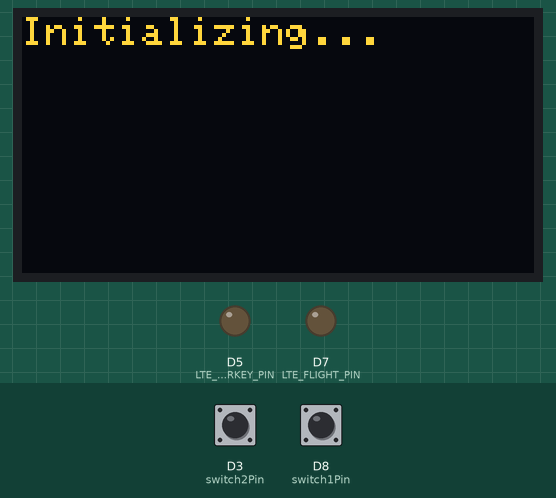
A sketch run on a simulated Arduino Zero (SAMD21). On the bench: 128×64 one-colour display, output pins drawn as LEDs (lit = HIGH). The inputs (shaded band) are chosen by the test bench; at power-on: D3 (switch2Pin) HIGH, D8 (switch1Pin) HIGH. The OLED is the two-colour kind (top 16 rows yellow); random numbers use the default seed unless the sketch sets one; no MQTT or app messages arrive unless stated; the modem accepts every AT command (registered, SIM ready, sends succeed) and sends nothing else; what the sketch prints to the serial monitor is not drawn.

Above: at 2.2 s.
At 13.2 s:
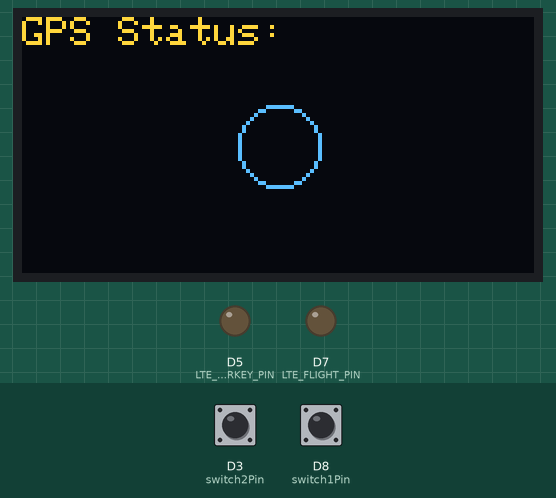
13.3 s: D3 (switch2Pin) pulled LOW for 3.2 s
At 14.6 s:
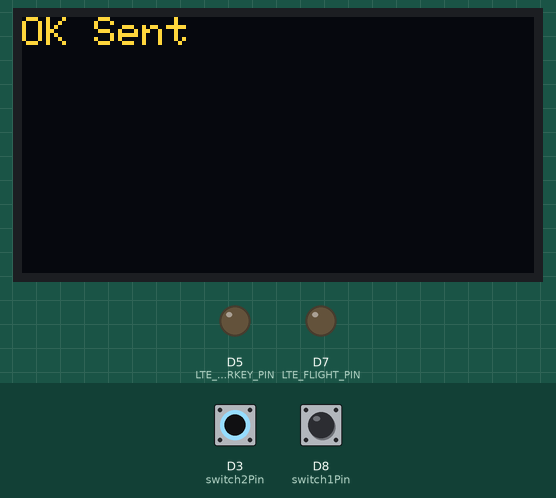
18.6 s: D8 (switch1Pin) pulled LOW for 3.2 s
At 22.4 s:
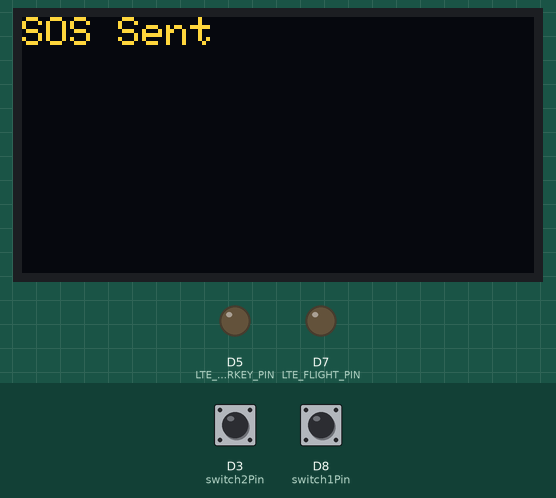
24.7 s: D8 (switch1Pin) pulled LOW for 0.15 s
Timing chart, 0 to 27.7 s (numbered marks = the images above; inputs shaded):
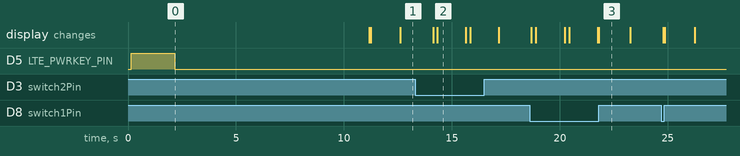

The sketch:

MQTT_display_19DEC.ino
```cpp
#define TINY_GSM_MODEM_SIM7600
#define DEBUG false
#include <Adafruit_GFX.h>
#include <Adafruit_SSD1306.h>

#define SCREEN_WIDTH 128
#define SCREEN_HEIGHT 64
#define OLED_MOSI 9
#define OLED_CLK 10
#define OLED_DC 11
#define OLED_CS 12
#define OLED_RESET 13

Adafruit_SSD1306 display(SCREEN_WIDTH, SCREEN_HEIGHT, OLED_MOSI, OLED_CLK, OLED_DC, OLED_RESET, OLED_CS);

// Function to display a message on the OLED
#define GPS_CHECK_INTERVAL 1000 // Check GPS status every 1000 ms

#include <PubSubClient.h>
#include <TinyGsmClient.h>

// LTE Modem pins
#define LTE_PWRKEY_PIN 5
#define LTE_RESET_PIN 6
#define LTE_FLIGHT_PIN 7

// Switch pins
const int switch1Pin = 8;
const int switch2Pin = 3;

// Flags for button presses
volatile bool sosPressed = false;
volatile bool okPressed = false;
volatile bool sendingMessage = false;

// APN and MQTT credentials
const char apn[] = "airtelgprs.com";
const char broker[] = "34.100.196.132";
const int brokerPort = 1883;

const char topicTracking[] = "sim7600/nmea";
const char topicSOS[] = "sim7600/sos";
const char topicOK[] = "sim7600/ok";

// Intervals and timeouts
const unsigned long TRACK_SEND_INTERVAL = 1500;    // 1.5 seconds
const unsigned long MQTT_RETRY_INTERVAL = 8000;    // 8 seconds
const unsigned long GPRS_RETRY_INTERVAL = 10000;   // 10 seconds
const int MAX_MQTT_ATTEMPTS = 5;
const int MAX_GPRS_ATTEMPTS = 3;

// Timing variables
unsigned long lastTrackSendTime = 0;
unsigned long lastMqttRetryTime = 0;
unsigned long lastGprsRetryTime = 0;
unsigned long lastDebounceTime1 = 0;
unsigned long lastDebounceTime2 = 0;
const unsigned long debounceDelay = 50;

// Connection state tracking
bool isConnecting = false;

// GSM and MQTT clients
TinyGsm modem(Serial1);
TinyGsmClient gsmClient(modem);
PubSubClient mqttClient(gsmClient);

bool gpsConnected = false; // Simulated GPS connection status
unsigned long previousMillis = 0;
bool blinkState = false;

void displayMessage(const String &message) {
    display.clearDisplay();
    display.setTextSize(1);
    display.setTextColor(SSD1306_WHITE);
    display.setCursor(0, 0);
    display.println(message);
    display.display();
}

String extractNMEA(String response) {
    int start = response.indexOf("+CGPSINFO: ");
    if (start != -1) {
        start += 11;
        int end = response.indexOf("OK", start);
        if (end != -1 && end > start) {
            String nmea = response.substring(start, end);
            nmea.trim();
            return nmea;
        }
    }
    return "";
}

String sendData(String command, const int timeout, boolean debug = false) {
    String response = "";
    Serial1.println(command);

    long int startTime = millis();
    while (millis() - startTime < timeout) {
        while (Serial1.available()) {
            char c = Serial1.read();
            response += c;
        }
    }

    if (debug) {
        SerialUSB.print(command);
        SerialUSB.print(" Response: ");
        SerialUSB.println(response);
    }

    return response;
}
bool setupGPRS() {
    int attempts = 0;
    unsigned long retryInterval = GPRS_RETRY_INTERVAL;

    while (attempts < MAX_GPRS_ATTEMPTS) {
        SerialUSB.print("GPRS connection attempt ");
        SerialUSB.println(attempts + 1);

        if (modem.isGprsConnected()) {
            SerialUSB.println("GPRS already connected");
            return true;
        }

        if (modem.gprsConnect(apn, "", "")) {
            SerialUSB.println("GPRS connected successfully");
            return true;
        }

        attempts++;
        SerialUSB.println("GPRS connection failed, retrying...");
        delay(retryInterval);

        retryInterval += 2000; // Increment retry interval dynamically
    }

    SerialUSB.println("GPRS connection failed after maximum attempts");
    return false;
}

bool connectMQTT() {
    if (mqttClient.connected()) {
        return true;
    }

    if (!modem.isGprsConnected()) {
        SerialUSB.println("GPRS not connected, attempting to reconnect...");
        if (!setupGPRS()) {
            return false;
        }
    }

    String clientId = "TrackingClient-";
    clientId += String(random(0xffff), HEX);

    SerialUSB.print("Attempting MQTT connection with client ID: ");
    SerialUSB.println(clientId);

    if (mqttClient.connect(clientId.c_str())) {
        SerialUSB.println("Connected to MQTT broker");
        return true;
    }

    SerialUSB.print("MQTT connection failed, rc=");
    SerialUSB.println(mqttClient.state());
    return false;
}

void maintainConnection() {
    static int mqttAttempts = 0;
    unsigned long currentTime = millis();

    if (!mqttClient.connected() && !isConnecting) {
        if (currentTime - lastMqttRetryTime >= MQTT_RETRY_INTERVAL) {
            isConnecting = true;

            SerialUSB.print("Connection attempt ");
            SerialUSB.println(mqttAttempts + 1);

            if (connectMQTT()) {
                mqttAttempts = 0;
                isConnecting = false;
            } else {
                mqttAttempts++;
                if (mqttAttempts >= MAX_MQTT_ATTEMPTS) {
                    SerialUSB.println("Maximum MQTT connection attempts reached");
                    SerialUSB.println("Resetting modem...");
                    mqttAttempts = 0;
                    initModem();
                }
            }

            lastMqttRetryTime = currentTime;
            isConnecting = false;
        }
    } else if (mqttClient.connected()) {
        mqttAttempts = 0;
    }
}

void publishMessage(const char* topic, const String& payload) {
    if (!mqttClient.connected()) {
        SerialUSB.println("MQTT not connected. Attempting to reconnect...");
        maintainConnection();
    }

    if (mqttClient.connected() && mqttClient.publish(topic, payload.c_str())) {
        SerialUSB.println(String("Message published to ") + topic + ": " + payload);
    } else {
        SerialUSB.println(String("Failed to publish message to ") + topic);
    }
}

void handleSosMessage() {
    sendingMessage = true;
    sosPressed = false;
    displayMessage("Sending SOS...");
    SerialUSB.println("Sending SOS message...");
    String payload = "{\"carId\":1, \"message\": \"SOS\"}";

    for (int attempt = 0; attempt < 25; attempt++) {
        if (mqttClient.connected() || connectMQTT()) {
            publishMessage(topicSOS, payload);
             displayMessage("SOS Sent");
            SerialUSB.println("SOS sent successfully.");
            break;
        }
        delay(200);
    }

    sendingMessage = false;
}

void handleOkMessage() {
    sendingMessage = true;
    okPressed = false;
    displayMessage("Sending OK...");
    SerialUSB.println("Sending OK message...");
    String payload = "{\"carId\":1, \"message\": \"OK\"}";

    for (int attempt = 0; attempt < 25; attempt++) {
        if (mqttClient.connected() || connectMQTT()) {
            publishMessage(topicOK, payload);
            displayMessage("OK Sent");
            SerialUSB.println("OK sent successfully.");
            break;
        }
        delay(200);
    }

    sendingMessage = false;
}

void sendTrackData() {
    if (sendingMessage) return;

    String gpsInfo = sendData("AT+CGPSINFO", 1300, DEBUG);
    String nmeaSentence = extractNMEA(gpsInfo);
    SerialUSB.println(nmeaSentence + " nmea");

    if (nmeaSentence.length() > 8) {
        SerialUSB.println("Publishing Track data to MQTT");
        String payload = "{\"nmea\": \"" + nmeaSentence + "\",\"carId\":1}";
        publishMessage(topicTracking, payload);
    }
}

void initModem() {
    SerialUSB.println("Initializing modem...");
    modem.restart();
    delay(3000);

    if (setupGPRS()) {
        SerialUSB.println("Modem initialized successfully");
    } else {
        SerialUSB.println("Modem initialization failed");
    }

    SerialUSB.println("Enabling GPS...");
    sendData("AT+CGPS=0", 3000, DEBUG);
    sendData("AT+CGPS=1", 3000, DEBUG);
}

void setup() {
    SerialUSB.begin(115200);
    Serial1.begin(115200);
    randomSeed(analogRead(0));
if (!display.begin(SSD1306_SWITCHCAPVCC, OLED_CS)) {
        SerialUSB.println(F("OLED initialization failed"));
        while (true);
    }
    displayMessage("Initializing...");

    pinMode(LTE_RESET_PIN, OUTPUT);
    digitalWrite(LTE_RESET_PIN, LOW);

    pinMode(LTE_PWRKEY_PIN, OUTPUT);
    digitalWrite(LTE_PWRKEY_PIN, LOW);
    delay(100);
    digitalWrite(LTE_PWRKEY_PIN, HIGH);
    delay(2000);
    digitalWrite(LTE_PWRKEY_PIN, LOW);

    pinMode(LTE_FLIGHT_PIN, OUTPUT);
    digitalWrite(LTE_FLIGHT_PIN, LOW);

    pinMode(switch1Pin, INPUT_PULLUP);
    pinMode(switch2Pin, INPUT_PULLUP);

    while (!SerialUSB) {
        delay(10);
    }

    initModem();
    mqttClient.setServer(broker, brokerPort);
     display.clearDisplay();
    display.display();

    // Initial display message
    display.setTextSize(1);
    display.setTextColor(SSD1306_WHITE);
    display.setCursor(0, 0);
    display.println("GPS Status:");
    display.display();
        displayMessage("Setup complete");
}

void loop() {
    maintainConnection();
    mqttClient.loop();

    if (digitalRead(switch1Pin) == LOW) {
        if (millis() - lastDebounceTime1 > debounceDelay) {
            lastDebounceTime1 = millis();
            sosPressed = true;
        }
    }

    if (digitalRead(switch2Pin) == LOW) {
        if (millis() - lastDebounceTime2 > debounceDelay) {
            lastDebounceTime2 = millis();
            okPressed = true;
        }
    }

    if (sosPressed) {
        handleSosMessage();
    }

    if (okPressed) {
        handleOkMessage();
    }

    unsigned long currentTime = millis();
    if (currentTime - lastTrackSendTime >= TRACK_SEND_INTERVAL) {
        lastTrackSendTime = currentTime;
        sendTrackData();
    }
     if (millis() % 5000 < 2500) {
        gpsConnected = true;
    } else {
        gpsConnected = false;
    }

    // Check GPS status and update the display periodically
    unsigned long currentMillis = millis();
    if (currentMillis - previousMillis >= GPS_CHECK_INTERVAL) {
        previousMillis = currentMillis;

        if (gpsConnected) {
            blinkState = !blinkState; // Toggle blink state
        } else {
            blinkState = false; // Static empty circle when disconnected
        }

        updateDisplay();
    }
}


void updateDisplay() {
    display.clearDisplay();

    // Display GPS connection status text
    display.setTextSize(1);
    display.setTextColor(SSD1306_WHITE);
    display.setCursor(0, 0);
    display.println("GPS Status:");

    // Display blinking circle for connected or empty circle for disconnected
    if (gpsConnected) {
        display.fillCircle(64, 32, 10, SSD1306_WHITE); // Filled circle
    } else {
        display.drawCircle(64, 32, 10, SSD1306_WHITE); // Empty circle
    }

    display.display();
}
```

Measured:
- what the display in image 2 shows lasts 1.3 s, from 14.3 s to 15.6 s
- what the display in image 3 shows lasts 1.5 s, from 21.8 s to 23.3 s
